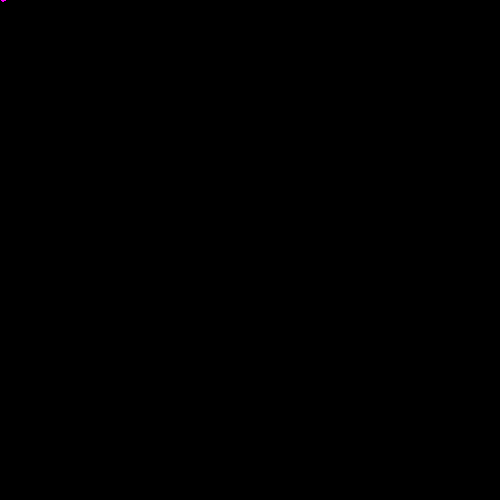
Frame 1 (no input)
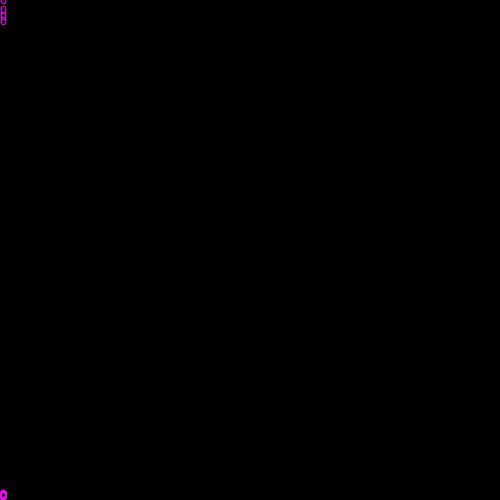
Frame 60 (no input)
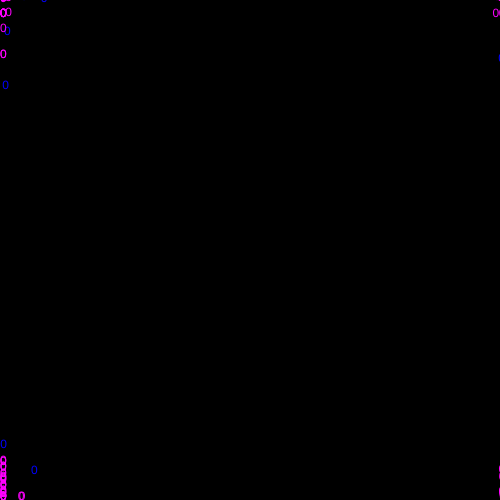
Frame 120 (the mouse pressed at the canvas centre since frame 60)

The p5.js sketch that drew these frames (run headless with seeded random() and noise() and a simulated clock; from frame 60 on, the mouse is pressed at the canvas centre):

// p5.js sketch
// ── sketch.js
// https://editor.p5js.org/jht9629-nyu/sketches/qcQZapbFc
// matt-parker-09_20-Bonk
// https://github.com/madparker/-p5t/blob/main/%23p5t/ArtSketch/09_20_2020/Bonk/Bonk.pde
// #p5t/ArtSketch/09_20_2020/Bonk/Bonk.pde

class P {
  constructor() {
    this.x = 0;
    this.y = 0;
    this.u = i;
    this.s = i % 9;
  }

  d() {
    for (const o of p)
      if (dist(o.x, o.y, this.x, this.y) < 15) {
        n++;
        this.s += (this.x - o.x) / 9;
        this.u += (this.y - o.y) / 9;
      }
    this.s /= n;
    this.u /= n;
    fill((n - 1) * c, 0, c);
    this.x += this.s + c;
    this.y += this.u + c;
    text((n = 0), (this.x %= c), (this.y %= c));
  }
}

let i = 0,
  c = 500,
  n = 0;
let p = new Array(c);

function setup() {
  createCanvas(500, 500);
}

function draw() {
  while (i < c) p[i++] = new P();
  background(0); // clear()
  for (const o of p) o.d();
}
//#p5t

//class P{
//  float x,y,u=i,s=i%9;
//  void d(){
//    for(P o:p)
//      if(dist(o.x,o.y,x,y)<15){
//      n++;
//      s+=(x-o.x)/9;
//      u+=(y-o.y)/9;}
//  s/=n;u/=n;
//  fill((n-1)*c,0,c);
//  x+=s+c;y+=u+c;
//  text(n=0,x%=c,y%=c);//n=s=u=0;
//}};

//int i,c=500,n;
//P[] p=new P[c];

//void draw(){
//  frame.setSize(c,c);
//  while(i<c)p[i++]=new P();
//  clear();
//  for(P o:p)o.d();
//}

// ---- Original Processing source: #p5t/ArtSketch/09_20_2020/Bonk/Bonk.pde
/*
void setup(){size(500,500);}class P{float x,y,u=i,s=i%9;void d(){for(P o:p)if(dist(o.x,o.y,x,y)<15){n++;s+=(x-o.x)/9;u+=(y-o.y)/9;}s/=n;u/=n;fill((n-1)*c,0,c);x+=s+c;y+=u+c;text(n=0,x%=c,y%=c);}};int i,c=500,n;P[] p=new P[c];void draw(){frame.setSize(c,c);while(i<c)p[i++]=new P();clear();for(P o:p)o.d();}//#p5t

//class P{ 
//  float x,y,u=i,s=i%9;
//  void d(){
//    for(P o:p)
//      if(dist(o.x,o.y,x,y)<15){
//      n++;
//      s+=(x-o.x)/9;
//      u+=(y-o.y)/9;}
//  s/=n;u/=n;
//  fill((n-1)*c,0,c);
//  x+=s+c;y+=u+c;
//  text(n=0,x%=c,y%=c);//n=s=u=0;
//}};
  
//int i,c=500,n;
//P[] p=new P[c];

//void draw(){
//  frame.setSize(c,c);
//  while(i<c)p[i++]=new P();
//  clear();
//  for(P o:p)o.d();
//}
*/
